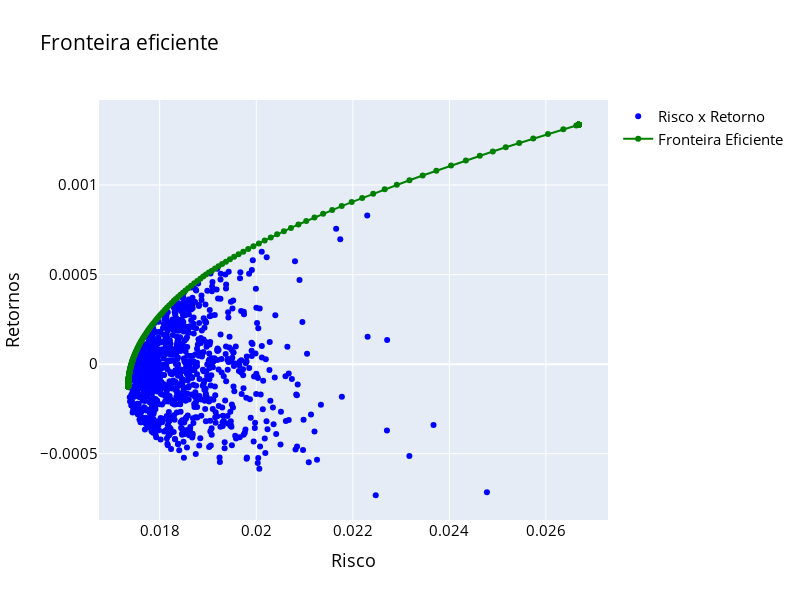

Source (notebook cell):
### Code cell
weights, returns, risks = portfolio_otimo(np.array(base_ativos).T)

# Plotando a média e o sigma dos portfolios criados

#fig = go.Figure(data = go.Scatter(x = stds[:,0], y = means[:,0], mode = "markers", marker_color = "blue"))
#fig = go.Figure(data = go.Scatter(x = risks, y = returns, mode = "lines+markers", marker_color = "blue"))
fig = make_subplots(rows = 1, cols = 1,
                    shared_xaxes = True,
                    vertical_spacing = 0.08)

fig.add_trace(go.Scatter(x = stds[:,0], y = means[:,0], mode = "markers", marker_color = "blue"
                        , name = "Risco x Retorno")
              , row = 1, col = 1)
fig.add_trace(go.Scatter(x = risks, y = returns, mode = "lines+markers", marker_color = "green"
                        , name = "Fronteira Eficiente")
              , row = 1, col = 1)


fig.update_layout(height = 600, width = 800
                  , title_text = "Fronteira eficiente"
                  , font_color = "blue"
                  , title_font_color = "black"
                  , xaxis_title = "Risco"
                  , yaxis_title = "Retornos"
                  , font = dict(size = 15, color = "Black")
                  , showlegend = True
                 )

fig.show()

### Figure 1 — Plotly figure (JSON) as saved in the notebook; plotly's stock layout.template omitted (floating-point values rounded to 4 significant figures; data arrays with more than 128 entries replaced by an {"elided": "..."} marker saying what was removed)
{"data": [{"marker": {"color": "blue"}, "mode": "markers", "name": "Risco x Retorno", "type": "scatter", "x": {"elided": "1000 float values"}, "xaxis": "x", "y": {"elided": "1000 float values"}, "yaxis": "y"}, {"marker": {"color": "green"}, "mode": "lines+markers", "name": "Fronteira Eficiente", "type": "scatter", "x": {"elided": "400 float values"}, "xaxis": "x", "y": {"elided": "400 float values"}, "yaxis": "y"}], "layout": {"font": {"color": "Black", "size": 15}, "height": 600, "showlegend": true, "title": {"font": {"color": "black"}, "text": "Fronteira eficiente"}, "width": 800, "xaxis": {"anchor": "y", "domain": [0, 1], "title": {"text": "Risco"}}, "yaxis": {"anchor": "x", "domain": [0, 1], "title": {"text": "Retornos"}}}}
